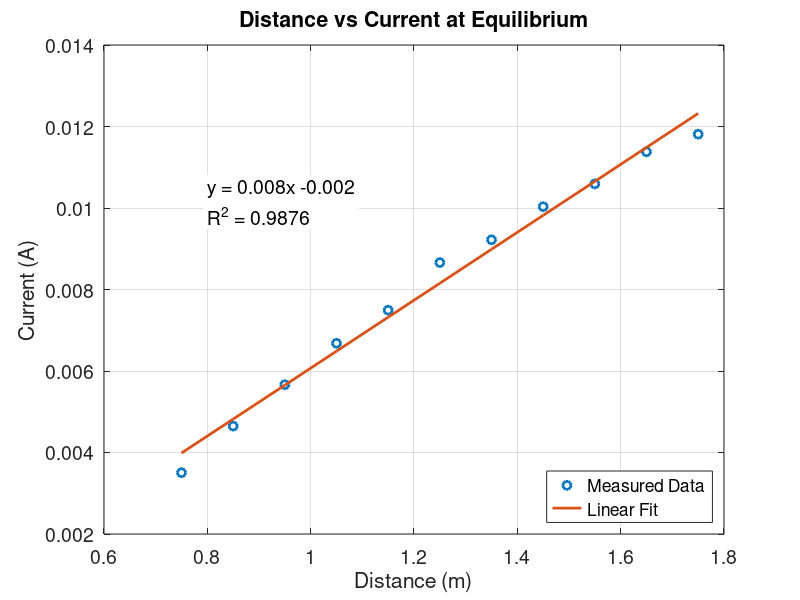

Here is the MATLAB script that generated this plot:
distance = [3.5052
4.6482
5.6642
6.6802
7.493
8.6614
9.2202
10.033
10.5918
11.3792
11.811];

% distance = [3.5052
% 4.6482
% 5.6642
% 6.6802
% 7.493
% 8.6614];

distance=distance*10^-3;

current = [0.75
0.85
0.95
1.05
1.15
1.25
1.35
1.45
1.55
1.65
1.75];

% current = [0.75
% 0.85
% 0.95
% 1.05
% 1.15
% 1.25];

% Linear fit
coeffs = polyfit(current, distance, 1);
slope = coeffs(1);
intercept = coeffs(2);
fit_line = polyval(coeffs, current);

% R² calculation
SS_res = sum((distance - fit_line).^2);
SS_tot = sum((distance - mean(distance)).^2);
R_squared = 1 - SS_res / SS_tot;


m=8*10^-3;
g=9.81;
K= slope^2*m*g;

% Plot data and fit
figure;
plot(current, distance, 'o', 'DisplayName','Measured Data', 'LineWidth', 2); hold on;
plot(current, fit_line, '-', 'DisplayName','Linear Fit', 'LineWidth', 2);
xlabel('Distance (m)', 'FontSize', 14);
ylabel('Current (A)', 'FontSize', 14);
title('Distance vs Current at Equilibrium', 'FontSize', 14);
legend('FontSize', 14, 'Location','southeast');
set(gca, 'FontSize', 14);
grid on;

eqn_str = sprintf('y = %.3fx %.3f\nR^2 = %.4f', slope, intercept, R_squared);
x_text = min(current) + (max(current) - min(current)) * 0.05;
y_text = max(distance) - (max(distance) - min(distance)) * 0.2;
text(x_text, y_text, eqn_str, 'FontSize', 14, 'BackgroundColor','white');
